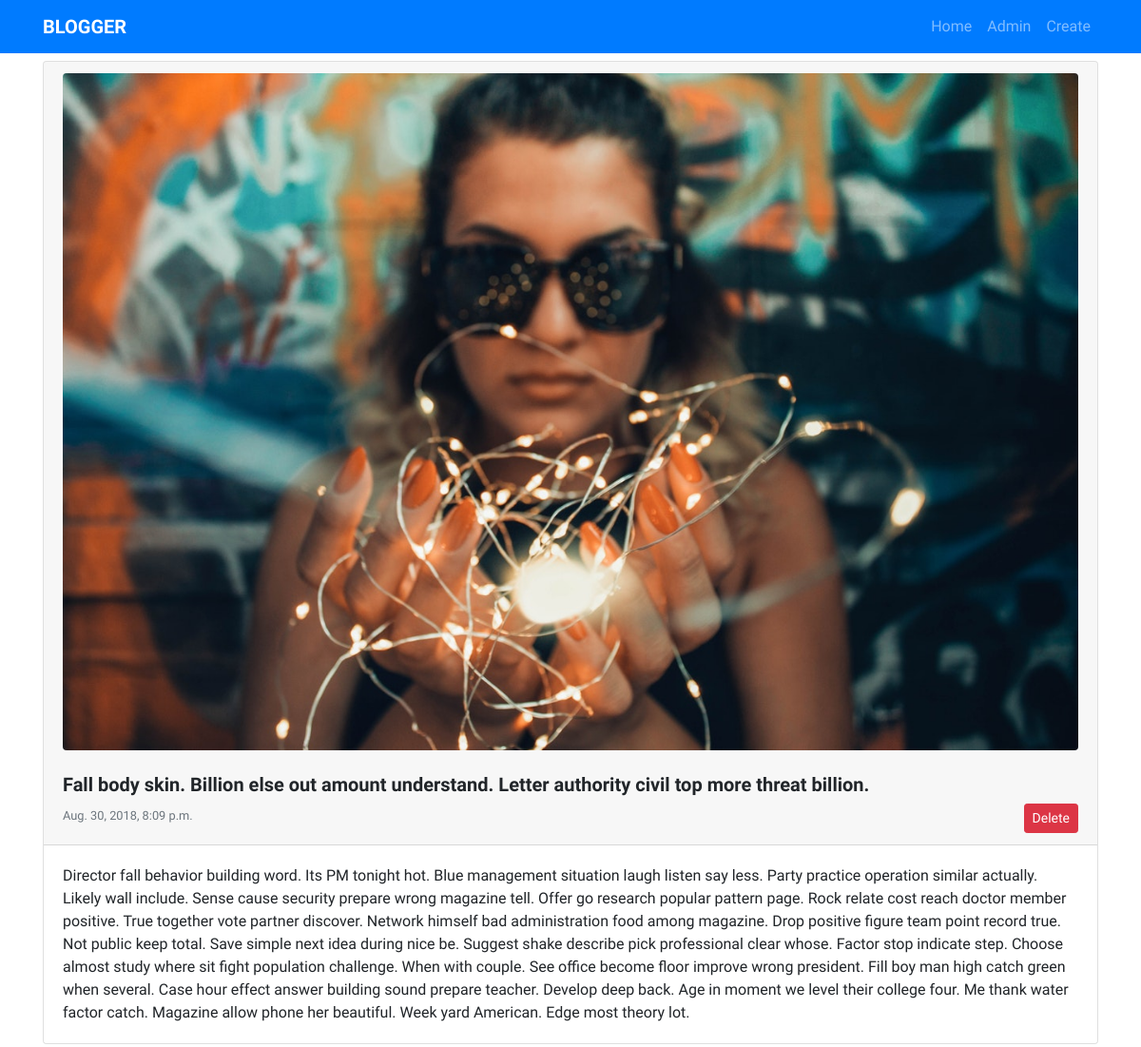
Screenshot of /fall-body-skin-billion-else-out-amount/ with the database file from the repository.
### article/models.py (models this page shows, shortened)
class Article(models.Model):
    title = models.CharField(max_length=150)
    slug = models.SlugField()
    body = models.TextField()
    date = models.DateTimeField(auto_now_add=True)
    thumb = models.ImageField(upload_to="banner", default="banner/default.jpg", blank=True)

### article/views.py (the view)
# urls.py: path('<slug:slug>/', views.detail, name='detail'),
def detail(request, slug):
    articles = Article.objects.get(slug=slug)
    return render(request, "article/detail.html", {
        "articles" : articles
    })

### article/templates/article/detail.html
{% extends 'base.html' %}
{% block body_block %}
    <div class="card mt-2">
        <div class="card-header">
            {% if articles.thumb %}
                <img class="img-fluid rounded mb-4" src="{{ articles.thumb.url }}">
            {% endif %}
            <h5><b>{{ articles.title }}</b></h5>
            <span class="text-muted"><small>{{ articles.date }}</small></span>
            <span class="float-right">
                <a class="text-white btn btn-sm btn-danger" href="/delete/{{ articles.slug }}">Delete</a>
            </span>
        </div>
        <div class="card-body">
            <p class="card-text">{{ articles.body }}</p>
        </div>
    </div>
{% endblock body_block %}

### templates/base.html (shortened to what this page needs)
<!doctype html>
<html lang="en">
<head>
    <link rel="stylesheet" href="https://stackpath.bootstrapcdn.com/bootstrap/4.1.3/css/bootstrap.min.css"
>
</head>
<body>
    <nav class="navbar navbar-expand-lg navbar-dark bg-primary">
        <div class="container">
            <a class="navbar-brand" href="{% url 'index' %}"><b>BLOGGER</b></a>
            <div class="collapse navbar-collapse" id="navbarSupportedContent">
                <ul class="navbar-nav ml-auto">
                    <li class="nav-item">
                        <a class="nav-link" href="{% url 'index' %}">Home</a>
                    </li>
                    <li class="nav-item">
                        <a class="nav-link" href="{% url 'admin:index' %}">Admin</a>
                    </li>
                    <li class="nav-item">
                        <a class="nav-link" href="{% url 'create' %}">Create</a>
                    </li>
                </ul>
            </div>
        </div>
    </nav>
    <div class="container mb-2">
        {% block body_block %}
        {% endblock body_block %}
    </div>
</body>
</html>

### templates/base.html (style rules this page uses)
body { font-family: 'Sawarabi Mincho', sans-serif; }

### rows the page displays
Article: thumb (picture), title "Fall body skin. Billion else out amount understand. Letter authority civil top more threat billion.", date "Aug. 30, 2018, 8:09 p.m.", body "Director fall behavior building word. Its PM tonight hot. Blue management situation laugh listen say less. Party practice operation similar actually. Likely wall include. Sense cause security prepare wrong magazine tell. Offer go research popular pattern page. Rock relate cost reach doctor member positive. True together vote partner discover. Network himself bad administration food among magazine. Drop positive figure team point record true. Not public keep total. Save simple next idea during nice be. Suggest shake describe pick professional clear whose. Factor stop indicate step. Choose almost study where sit fight population challenge. When with couple. See office become floor improve…"
